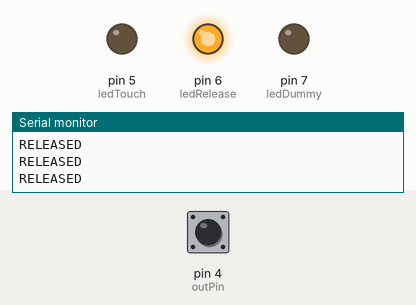
Simulated run of this sketch. Board: Arduino Uno, built with avr-gcc and run on an emulated ATmega328P. On the bench: output pins drawn as LEDs (lit = HIGH), the last lines printed to the serial monitor. Dashed ring = blinking. The test bench sets the inputs (shaded band); at power-on: pin 4 (outPin) LOW.

Above: at 1.2 s.
1.3 s: pin 4 (outPin) driven HIGH
At 1.6 s:
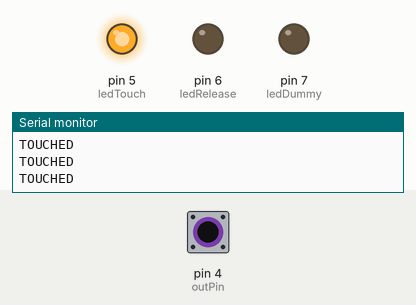
2.8 s: pin 4 (outPin) driven LOW
At 4.1 s:
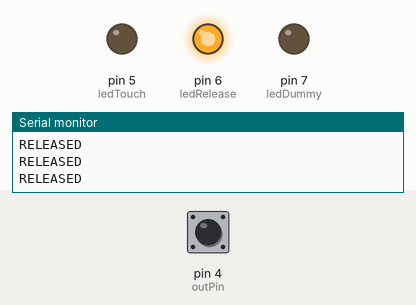
5.8 s: pin 4 (outPin) pulsed HIGH 5 times (0.12 s each, 0.3 s apart)
At 6.01 s:
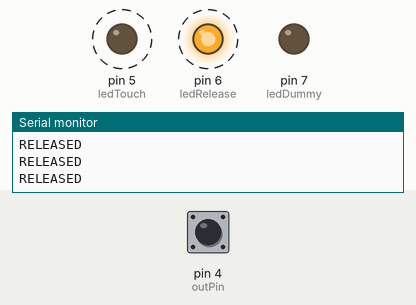
10.3 s: pin 4 (outPin) pulsed HIGH 2 times (0.12 s each, 0.3 s apart)
At 12.0 s:
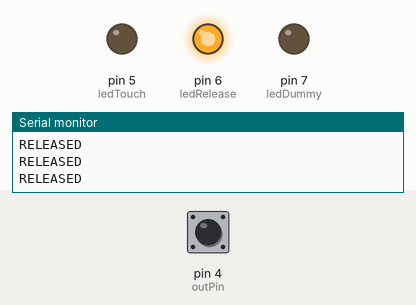
Timing chart, 0 to 13.5 s (numbered marks = the images above; inputs shaded):
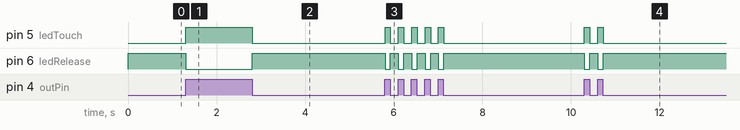

The sketch:

hello.ino
```cpp
#include <CapacitiveSensor.h>

CapacitiveSensor cs_2_4 = CapacitiveSensor(2,4); // 1M resistor between pins 2 & 4

int inPin = 2;
int outPin = 4;
int r;
int p = LOW;
long time = 0;
long debounce = 200;
// bool prev=0;

// LED pins
int ledTouch = 5;   // lights when touched
int ledRelease = 6; // lights when not touched
int ledDummy = 7;   // dummy LED, not used for now

void setup() {
  pinMode(outPin, INPUT);

  pinMode(ledTouch, OUTPUT);
  pinMode(ledRelease, OUTPUT);
  pinMode(ledDummy, OUTPUT);

  digitalWrite(ledDummy, LOW); // keep dummy LED off

  Serial.begin(9600);
}

void loop() {
  r = digitalRead(outPin);

  // Optional: send touch status over serial
  if (r == HIGH) {
    Serial.println("TOUCHED");
  } else {
    Serial.println("RELEASED");
  }

  // LED logic
  if (r == HIGH) {
    digitalWrite(ledTouch, HIGH);
    digitalWrite(ledRelease, LOW);
  } else {
    digitalWrite(ledTouch, LOW);
    digitalWrite(ledRelease, HIGH);
  }

  // Dummy LED stays off for now
  // digitalWrite(ledDummy, LOW);

  p = r; // store previous state

  delay(10); // stabilize readings
}
```

Measured:
- after the input at 1.3 s, pin 5 (ledTouch): LOW → HIGH at once; pin 6 (ledRelease): HIGH → LOW at once
- after the input at 2.8 s, pin 5 (ledTouch): HIGH → LOW at once; pin 6 (ledRelease): LOW → HIGH at once
- after the input at 5.8 s, pin 5 (ledTouch): alternates HIGH for 0.12 s and LOW for 0.18 s, 10 changes in all, then stays LOW, starting at once; pin 6 (ledRelease): alternates HIGH for 0.18 s and LOW for 0.12 s, 10 changes in all, then stays HIGH, starting at once
- after the input at 10.3 s, pin 5 (ledTouch): alternates HIGH for 0.12 s and LOW for 0.18 s, 4 changes in all, then stays LOW, starting at once; pin 6 (ledRelease): alternates HIGH for 0.18 s and LOW for 0.12 s, 4 changes in all, then stays HIGH, starting at once
